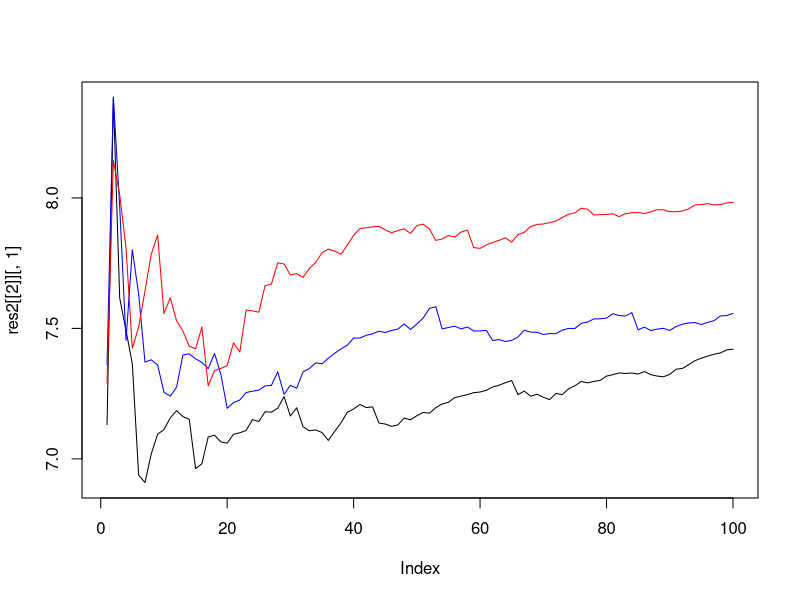

The R script that drew this image: (Note: a time limit stopped this script after it produced the figure.)
## ---- chunk 1
library(MASS)
data(Boston)
## ---- chunk 2
head(Boston)
## ---- chunk 3
y <- Boston[, 1]
x <- Boston[, -c(1,4,9)]
x <- as.matrix(scale(x))
## ---- chunk 4
dim(x)
## ---- chunk 5
length(y)
## ---- chunk 6
class(x)
## ---- chunk 7
colnames(x)
## ---- chunk 8
apply(x, 2, function(t) sum(is.na(t)))
## ---- chunk 9
head(x, 3)
## ---- chunk 10
test <- x[1,]
train <- x[-1,]

te <- 1
tran <- (1:nrow(x))[-te]

dist_1 <- function(train, test) {
  diff <- train - matrix(rep(test, nrow(train)),
                         nrow=nrow(train), byrow=T)
  dists <- apply(abs(diff), 1, sum)
  dists <- as.numeric(dists)
  return(dists)
}
## ---- chunk 11
dist_2 <- function(train, test) {
  diff <- train - matrix(rep(test, nrow(train)),
                         nrow=nrow(train), byrow=T)
  dists <- sqrt(apply(diff^2, 1, sum))
  dists <- as.numeric(dists)
  return(dists)
}
## ---- chunk 12
dist_3 <- function(train, test) {
  diff <- train - matrix(rep(test, nrow(train)),
                         nrow=nrow(train), byrow=T)
  numer <- abs(diff)
  denom <- abs(train) + abs(matrix(rep(test, nrow(train)),
                                   nrow=nrow(train), byrow=T))
  dists <- apply((numer/denom), 1, sum)
  dists <- as.numeric(dists)
  return(dists)
}
## ---- chunk 13
fhat <- function(dist_func, train, test, target, K) {
  dist_vector <- dist_func(train, test)
  closest_K <- order(dist_vector,
                      decreasing = F)[1:K]
  fhat <- mean(target[closest_K])
  return(fhat)
}

fhat_1 <- fhat(dist_func=dist_1,
               train=train,
               test=test,
               target=y[tran],
               K=10)
fhat_2 <- fhat(dist_func=dist_2,
               train=train,
               test=test,
               target=y[tran],
               K=10)
fhat_3 <- fhat(dist_func=dist_3,
               train=train,
               test=test,
               target=y[tran],
               K=10)

data.frame(l=1:3,fhat=c(fhat_1, fhat_2, fhat_3))
# [1] 0.115894 0.201866 0.074659
## ---- chunk 14
set.seed(12345)
tran <- sample(nrow(x), 400) # Randomly selected 400 samples
te <- c(1:nrow(x))[-tran]

PE <- function(x, y) {
  train <- x[tran,]
  testset <- x[-tran,]
  y_te <- y[te]
  
  K_list <- seq(1,100)
  
  f1_mat <- matrix(0, nrow=nrow(testset), ncol=100)
  f2_mat <- matrix(0, nrow=nrow(testset), ncol=100)
  f3_mat <- matrix(0, nrow=nrow(testset), ncol=100)
  
  for (i in 1:nrow(testset)) {
    test <- testset[i,]
    y_i <- y_te[i]
    for (k in K_list) {
      fhat_1 <- fhat(dist_1, train, test, y[tran], K=k)
      fhat_2 <- fhat(dist_2, train, test, y[tran], K=k)
      fhat_3 <- fhat(dist_3, train, test, y[tran], K=k)
      f1_mat[i,k] <- (y_i - fhat_1)^2
      f2_mat[i,k] <- (y_i - fhat_2)^2
      f3_mat[i,k] <- (y_i - fhat_3)^2
    }
  }
  
  PE1 <- apply(f1_mat, 2, function(t) sqrt(mean(t)))
  PE2 <- apply(f2_mat, 2, function(t) sqrt(mean(t)))
  PE3 <- apply(f3_mat, 2, function(t) sqrt(mean(t)))
  
#  plot(PE1, type="l")
#  lines(PE2, col="blue")
#  lines(PE3, col="red")
  
  result_df <- data.frame(K_opt=c(which.min(PE1),
                                  which.min(PE2),
                                  which.min(PE3)),
                          PE_value=c(min(PE1),
                                     min(PE2),
                                     min(PE3)))
  
  return(list(result_df, cbind(PE1, PE2, PE3)))
}


res2 <- PE(x,y)

plot(res2[[2]][,1], type="l")
lines(res2[[2]][,2], col="blue")
lines(res2[[2]][,3], col="red")

res2[[1]]
## ---- chunk 15
set.seed(1234)
foldID <- sample(rep(1:10, length=nrow(x)))

CVE <- function(x, y){
  res_mat <- matrix(0, nrow=100, ncol=3)
  for (id in 1:10) {
    
    train <- x[foldID!=id,]
    testset <- x[foldID==id,]
    
    y_te <- y[foldID==id]
    
    K_list <- 1:100
    
    f1_mat <- matrix(0, nrow=nrow(testset), ncol=100)
    f2_mat <- matrix(0, nrow=nrow(testset), ncol=100)
    f3_mat <- matrix(0, nrow=nrow(testset), ncol=100)
    
    for (i in 1:nrow(testset)) {
      test <- testset[i,]
      y_i <- y_te[i]
      for (k in K_list) {
        fhat_1 <- fhat(dist_1, train, test, y[foldID!=id], K=k)
        fhat_2 <- fhat(dist_2, train, test, y[foldID!=id], K=k)
        fhat_3 <- fhat(dist_3, train, test, y[foldID!=id], K=k)
        f1_mat[i,k] <- (y_i - fhat_1)^2
        f2_mat[i,k] <- (y_i - fhat_2)^2
        f3_mat[i,k] <- (y_i - fhat_3)^2
      }
    }
    mkPE1 <- apply(f1_mat, 2, sum)
    mkPE2 <- apply(f2_mat, 2, sum)
    mkPE3 <- apply(f3_mat, 2, sum)
    
    res_mat <- res_mat + cbind(mkPE1, mkPE2, mkPE3)
  }
  
  CVE_mat <- sqrt(res_mat/506)
  
#  plot(CVE_mat[,1], type="l")
#  lines(CVE_mat[,2], col="blue")
#  lines(CVE_mat[,3], col="red")
  
  K_opt <- apply(CVE_mat, 2, which.min)
  CVE_value <- apply(CVE_mat, 2, min)
  
  result_df <- data.frame(K_opt=c(K_opt[1],
                                  K_opt[2],
                                  K_opt[3]),
                          CVE_value=c(CVE_value[1],
                                     CVE_value[2],
                                     CVE_value[3]))
  rownames(result_df) = c("1","2","3")
  
  return(list(result_df, CVE_mat))
}

res3 <- CVE(x,y)

plot(res3[[2]][,3], type="l", col="red",
     xlab="K", ylab="CVE", main="3 CVE(f) lines over K")
lines(res3[[2]][,2], col="blue")
lines(res3[[2]][,1])
legend("topright", legend=c("dist3", "dist2", "dist1"), 
       col=c("red", "blue", "black"), lty=1)

res3[[1]]
## ---- chunk 16
ghat <- function(dist_func, train, test, target, K) {
  dist_vector <- dist_func(train, test)
  closest_K <- order(dist_vector,
                      decreasing = F)[1:K]
  ghat <- median(target[closest_K])
  return(ghat)
}

set.seed(1234)
foldID <- sample(rep(1:10, length=nrow(x)))

CVE_g <- function(x, y){
  res_mat <- matrix(0, nrow=100, ncol=3)
  
  for (id in 1:10) {
    
    train <- x[foldID!=id,]
    testset <- x[foldID==id,]
    y_te <- y[foldID==id]
    
    K_list <- 1:100
    
    g1_mat <- matrix(0, nrow=nrow(testset), ncol=100)
    g2_mat <- matrix(0, nrow=nrow(testset), ncol=100)
    g3_mat <- matrix(0, nrow=nrow(testset), ncol=100)
    
    for (i in 1:nrow(testset)) {
      test <- testset[i,]
      y_i <- y_te[i]
      for (k in K_list) {
        ghat_1 <- ghat(dist_1, train, test, y[foldID!=id], K=k)
        ghat_2 <- ghat(dist_2, train, test, y[foldID!=id], K=k)
        ghat_3 <- ghat(dist_3, train, test, y[foldID!=id], K=k)
        g1_mat[i,k] <- (y_i - ghat_1)^2
        g2_mat[i,k] <- (y_i - ghat_2)^2
        g3_mat[i,k] <- (y_i - ghat_3)^2
      }
    }
    mkPE1 <- apply(g1_mat, 2, sum)
    mkPE2 <- apply(g2_mat, 2, sum)
    mkPE3 <- apply(g3_mat, 2, sum)
    
    res_mat <- res_mat + cbind(mkPE1, mkPE2, mkPE3)
  }
  
  CVE_mat <- sqrt(res_mat/506)
  
#  plot(CVE_mat[,1], type="l")
#  lines(CVE_mat[,2], col="blue")
#  lines(CVE_mat[,3], col="red")
  
  K_opt <- apply(CVE_mat, 2, which.min)
  CVE_value <- apply(CVE_mat, 2, min)
  
  result_df <- data.frame(K_opt=c(K_opt[1],
                                  K_opt[2],
                                  K_opt[3]),
                          CVE_value=c(CVE_value[1],
                                     CVE_value[2],
                                     CVE_value[3]))
  rownames(result_df) <- 1:3
  
  return(list(result_df, CVE_mat))
}

res4 <- CVE_g(x,y)

plot(res4[[2]][,3], type="l", col="red",
     xlab="K", ylab="CVE", main="3 CVE(g) lines over K")
lines(res4[[2]][,2], col="blue")
lines(res4[[2]][,1])
legend("topright", legend=c("dist3", "dist2", "dist1"), 
       col=c("red", "blue", "black"), lty=1)

res4[[1]]
## ---- chunk 17
hhat <- function(dist_func, train, test, target, K) {
  dist_vector <- dist_func(train, test)
  closest_K <- order(dist_vector,
                      decreasing = F)[1:K]
  
  min_dist <- min(dist_vector)
  
  delta <- exp(-(dist_vector[closest_K] - min_dist)^2)
  D_lk <- sum(delta)
  
  hhat <- sum(delta*target[closest_K])/(D_lk)
  return(hhat)
}

set.seed(1234)
foldID <- sample(rep(1:10, length=nrow(x)))

CVE_h <- function(x, y){
  res_mat <- matrix(0, nrow=100, ncol=3)
  for (id in 1:10) {
    train <- x[foldID!=id,]
    testset <- x[foldID==id,]
    y_te <- y[foldID==id]
    
    K_list <- 1:100
    
    h1_mat <- matrix(0, nrow=nrow(testset), ncol=100)
    h2_mat <- matrix(0, nrow=nrow(testset), ncol=100)
    h3_mat <- matrix(0, nrow=nrow(testset), ncol=100)
    
    for (i in 1:nrow(testset)) {
      test <- testset[i,]
      y_i <- y_te[i]
      for (k in K_list) {
        hhat_1 <- hhat(dist_1, train, test, y[foldID!=id], K=k)
        hhat_2 <- hhat(dist_2, train, test, y[foldID!=id], K=k)
        hhat_3 <- hhat(dist_3, train, test, y[foldID!=id], K=k)
        h1_mat[i,k] <- (y_i - hhat_1)^2
        h2_mat[i,k] <- (y_i - hhat_2)^2
        h3_mat[i,k] <- (y_i - hhat_3)^2
      }
    }
    mkPE1 <- apply(h1_mat, 2, sum)
    mkPE2 <- apply(h2_mat, 2, sum)
    mkPE3 <- apply(h3_mat, 2, sum)
    
    res_mat <- res_mat + cbind(mkPE1, mkPE2, mkPE3)
  }
  
  CVE_mat <- sqrt(res_mat/506)
  
#  plot(CVE_mat[,1], type="l")
#  lines(CVE_mat[,2], col="blue")
#  lines(CVE_mat[,3], col="red")
  
  K_opt <- apply(CVE_mat, 2, which.min)
  CVE_value <- apply(CVE_mat, 2, min)
  
  result_df <- data.frame(K_opt=c(K_opt[1],
                                  K_opt[2],
                                  K_opt[3]),
                          CVE_value=c(CVE_value[1],
                                     CVE_value[2],
                                     CVE_value[3]))
  rownames(result_df) <- 1:3
  
  return(list(result_df, CVE_mat))
}

res5 <- CVE_h(x,y)

plot(res5[[2]][,3], type="l", col="red",
     xlab="K", ylab="CVE", main="3 CVE(h) lines over K")
lines(res5[[2]][,2], col="blue")
lines(res5[[2]][,1])
legend("topright", legend=c("dist3", "dist2", "dist1"), 
       col=c("red", "blue", "black"), lty=1)

res5[[1]]
